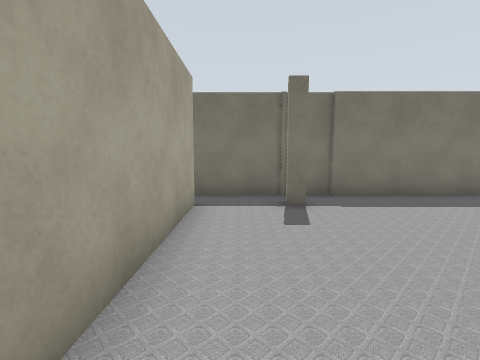
View 1 (above)

24 first-person views from a walk through a world built for the Gazebo simulator. The camera is 1.2 m above the floor, tilts 6° down and sees 85° across. Floor lines are 1 m apart. The floor is counted in squares, 1 m on a side. Each view is taken from the middle of a square. On the plan, view 1 faces up. The plan holds only what a view shows up to about 12 squares ahead; the rest is blank. The place goes on beyond the plan. Robots are left out.

View 2
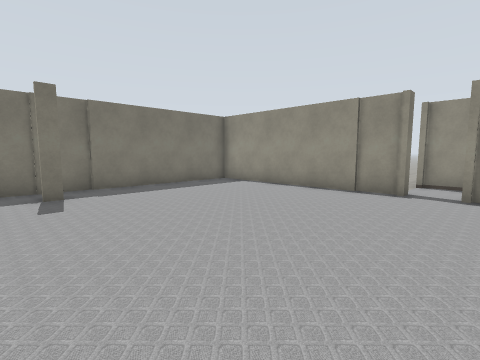

View 3
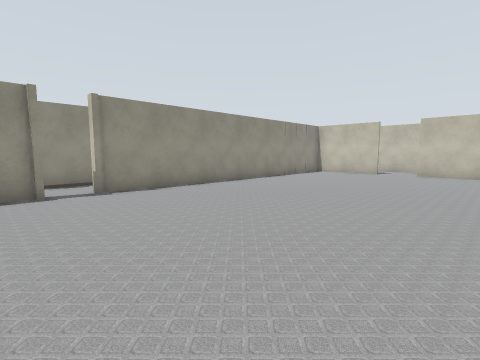

View 4
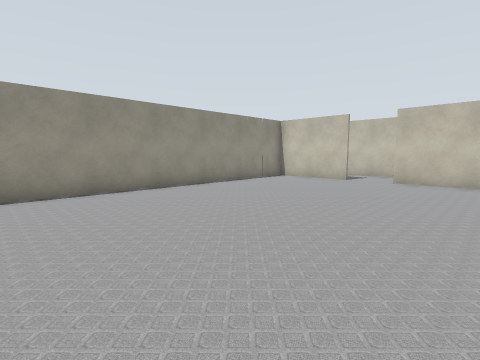

View 5
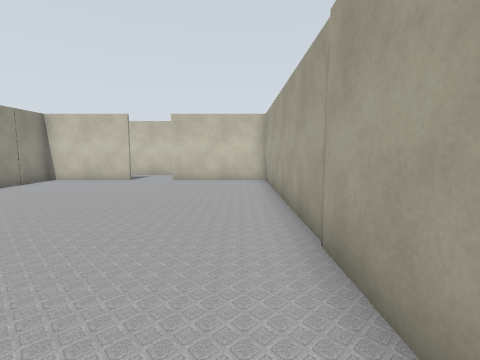

View 6
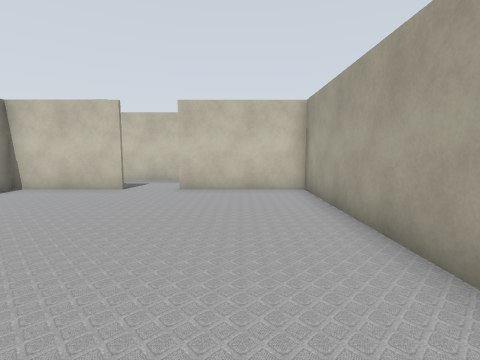

View 7
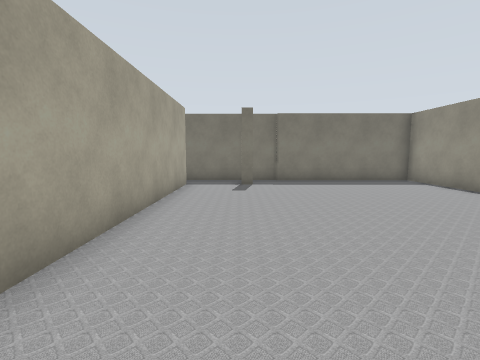

View 8
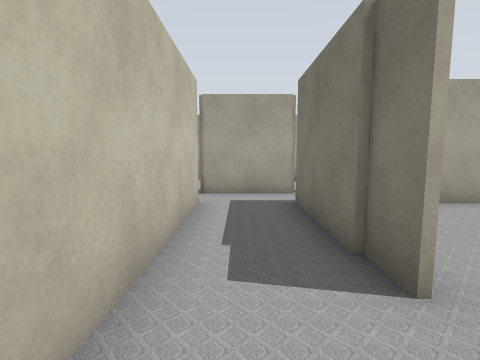

View 9
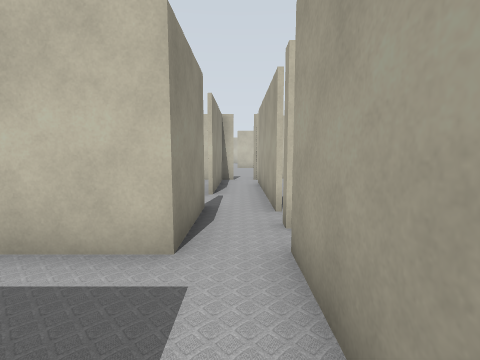

View 10
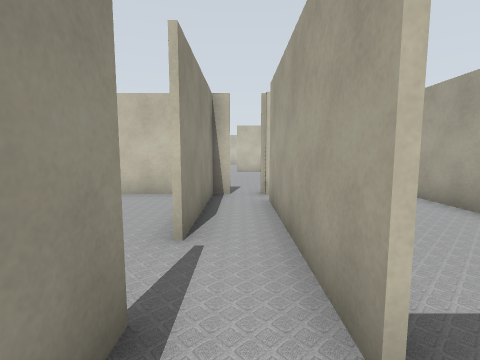

View 11
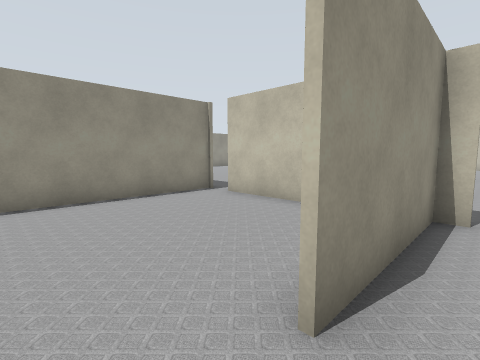

View 12
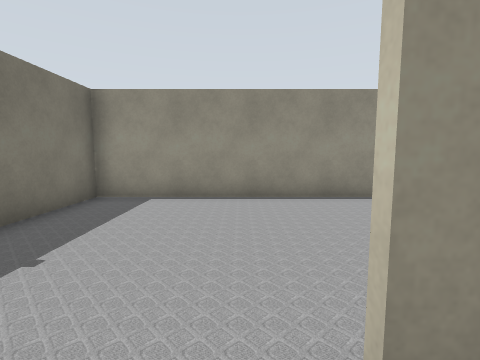

View 13
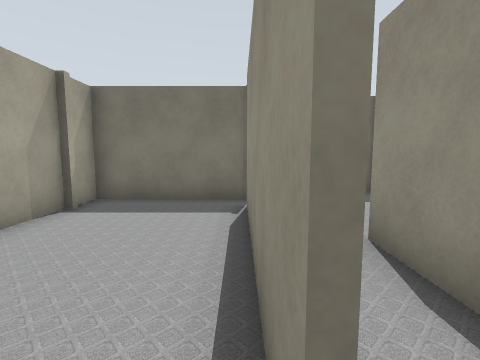

View 14
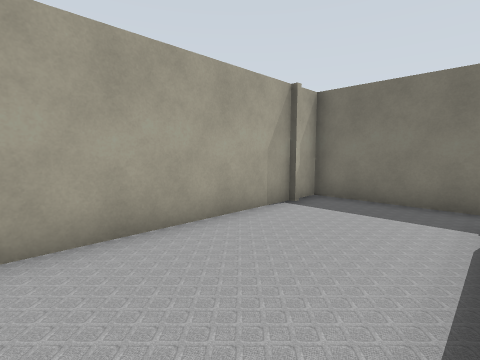

View 15
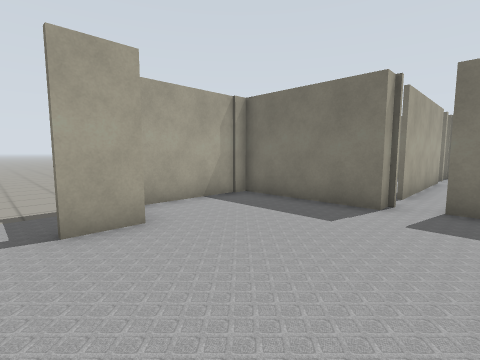

View 16
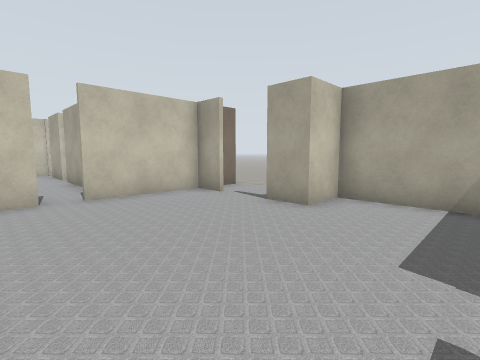

View 17
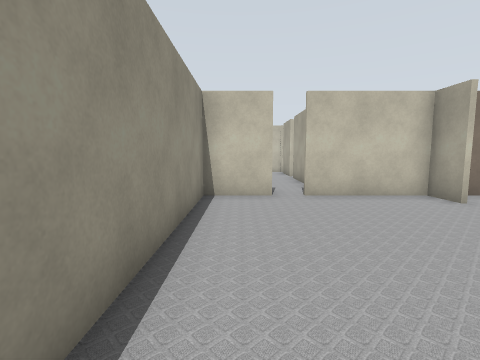

View 18
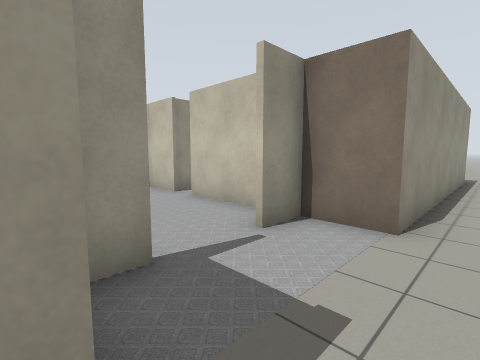

View 19
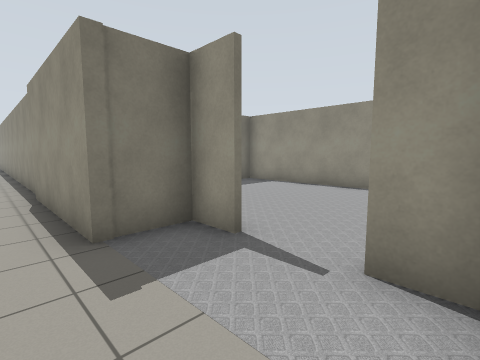

View 20
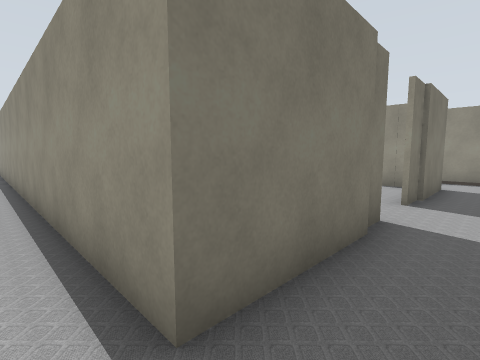

View 21
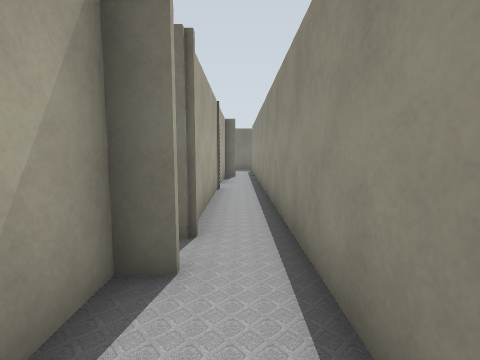

View 22
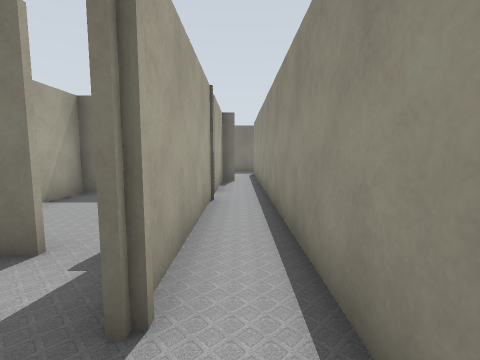

View 23
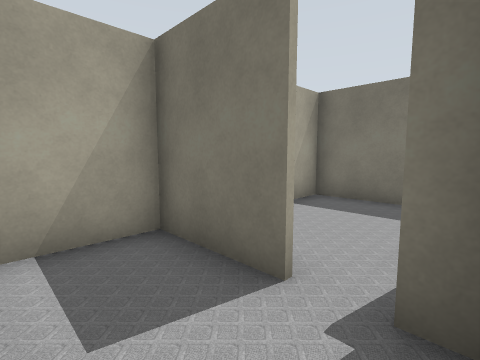

View 24
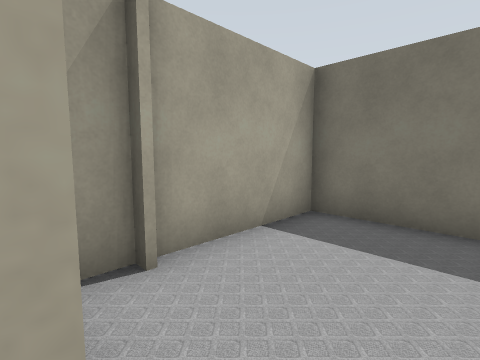

### Floor plan
Points are (right, up) in squares from view 1. A wall is a line through its corners. A room is listed if a view was taken in it or the views show most of it. See-through windows are left out.
Room 1 (views 1, 2, 3, 4, 5, 6, 7)
walls: (-1.1, -4) (-1.1, -14.4) (3, -14.4); (8.8, -0.2) (8.4, -0.2) (8.4, 7.3) (1.5, 7.3); (1.5, 5.8) (1, 5.8) (1, 6.5); (4.7, -14.4) (8.4, -14.4) (8.4, -1.4) (8.6, -1.4); (-1.1, 6) (-1.1, -1.9); (1.4, 7.3) (-1.4, 7.3)
ways out: opening at (3.5, -15) to room 2; opening at (8, -1)
Room 2 (views 8, 10, 11, 12, 20)
walls: (3, -14.7) (-1.2, -14.7); (-2.6, -15.6) (-2.6, -17.2); (-1.2, -19.8) (-1.2, -17) (6, -17); (-2.6, -19.1) (-2.6, -24.5); (8.6, -14.7) (4.8, -14.7); (-1.8, -25.5) (-1.2, -25.5) (-1.2, -21.4)
ways out: opening at (3.5, -15) to room 1; opening at (-2, -15) to room 3; opening at (-3, -25) to room 4; gap at (-3, -19) to room 4; opening at (-2, -26) to room 5; opening at (-1, -20.5) to room 7; opening at (8, -16)
Room 3 (views 9, 21, 22)
walls: (-3.2, -8.5) (-3.2, -9.8); (-2.6, -2.2) (-2.6, -6.9); (-2.6, 0.1) (-2.6, -1.2); (-2.6, -14.4) (-2.6, -15.6); (-1.2, -14.7) (-1.2, 3.1); (-2.6, 1) (-2.6, 0.2); (-2.1, 2.1) (-2.8, 2.1)
ways out: opening at (-2, -15) to room 2; opening at (-3, -8) to room 6; gap at (-3, -2) to room 8
Room 4 (views 13, 14)
walls: (-6.7, -19.5) (-6.7, -25); (-2.8, -24.5) (-2.8, -19.4); (-2.6, -18.3) (-6.8, -18.3); (-6.7, -17.8) (-6.7, -19.1)
ways out: opening at (-3, -25) to room 2; gap at (-3, -19) to room 2
Room 5 (views 15, 16, 17, 18, 19)
walls: (-7, -24.6) (-7, -18); (-2.6, -25.2) (-2.6, -26.1) (-6.7, -26.1) (-6.7, -30) (-5.2, -30) (-5.2, -31.4); (-1.1, -25.6) (-1.8, -25.6); (-5.4, -31.4) (-5.4, -30.2) (-7, -30.2) (-7, -25.5); (-5.2, -33) (-5.2, -34.2); (-5.4, -34.2) (-5.4, -33); (-0.8, -34.2) (1, -34.2) (1, -25.9); (-7, -36.5) (-7, -34.2) (-1.8, -34.2)
ways out: opening at (-2, -26) to room 2; gap at (-2, -34)
Room 6 (views 23, 24)
walls: (-4.2, -6) (-6.7, -6) (-6.7, -8)
ways out: opening at (-3, -8) to room 3; opening at (-4, -6) to room 8
Room 7 (no view inside)
walls: (-0.6, -25.5) (4.1, -25.5); (5, -25.8) (5, -17.1) (2.1, -17.1)
ways out: opening at (-1, -20.5) to room 2; gap at (4, -26)
Room 8 (no view inside)
walls: (-2.6, -1.2) (-6.7, -1.2) (-6.7, -5.5)
ways out: gap at (-3, -2) to room 3; opening at (-4, -6) to room 6

Positions as (right, up) in squares from view 1, and headings:
1: (0, 0), facing up
2: (0, -2), facing up-right
3: (0, 1), facing down-right
4: (0, -3), facing down-right
5: (0, -3), facing down
6: (1, -6), facing down
7: (1, -4), facing up
8: (5, -16), facing left
9: (-2, -14), facing down
10: (-2, -18), facing down
11: (-2, -20), facing down-right
12: (-2, -21), facing right
13: (-3, -25), facing up
14: (-3, -25), facing up-left
15: (-1, -32), facing up-left
16: (0, -27), facing down-left
17: (0, -27), facing down
18: (-8, -30), facing down-right
19: (-8, -34), facing up-right
20: (-2, -16), facing up-right
21: (-2, -11), facing up
22: (-2, -9), facing up
23: (-3, -8), facing up-left
24: (-4, -6), facing up-left
